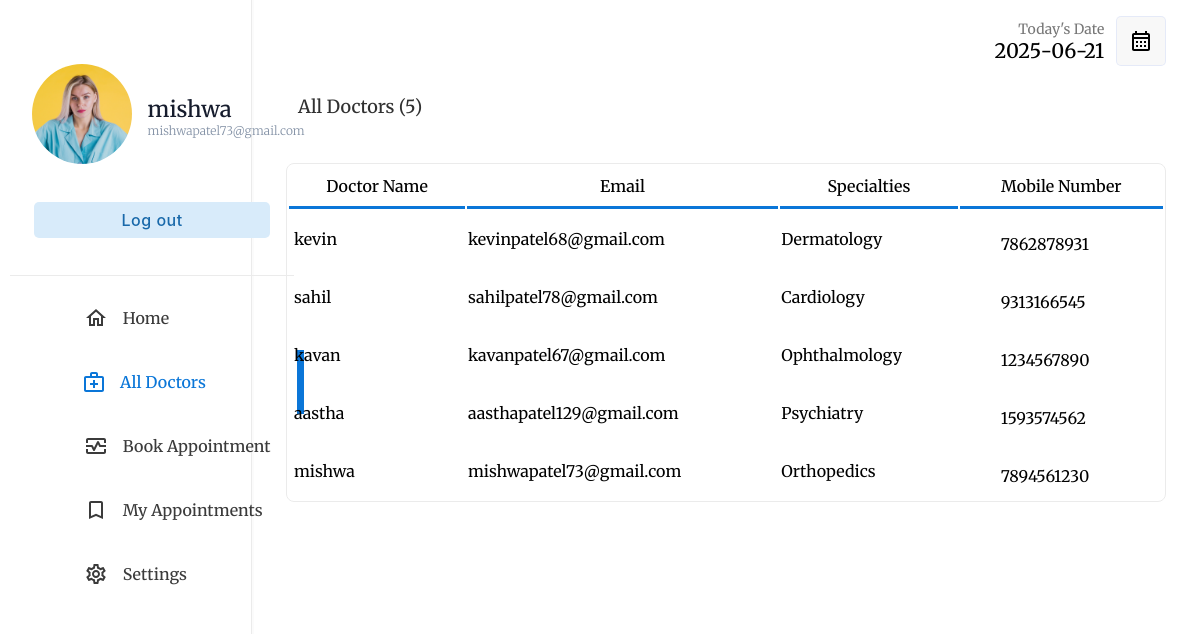
The page /php/patient/alldoctors.php (signed in) on the database its author committed.
### tables this page shows
CREATE TABLE IF NOT EXISTS `patient` (
  `PID` int NOT NULL AUTO_INCREMENT,
  `PPHOTO` longblob,
  `PNAME` varchar(35) NOT NULL,
  `PPASSWORD` varchar(20) NOT NULL,
  `PEMAIL` varchar(35) NOT NULL,
  `PGENDER` varchar(10) NOT NULL,
  `PNUMBER` varchar(10) NOT NULL,
  `PADDRESS` varchar(50) NOT NULL,
  `PBLOOD_GROUP` varchar(3) NOT NULL,
  `PDATE_OF_BIRTH` date NOT NULL,
  PRIMARY KEY (`PID`)
);

CREATE TABLE IF NOT EXISTS `doctor` (
  `DID` int NOT NULL AUTO_INCREMENT,
  `DPHOTO` longblob NOT NULL,
  `DNAME` varchar(35) NOT NULL,
  `DPASSWORD` varchar(20) NOT NULL,
  `DEMAIL` varchar(35) NOT NULL,
  `DGENDER` varchar(10) NOT NULL,
  `DNUMBER` varchar(10) NOT NULL,
  `DADDRESS` varchar(50) NOT NULL,
  `SID` int NOT NULL,
  `DDATE_OF_BIRTH` date NOT NULL,
  `DCONSULTATION_FEE` int NOT NULL,
  `DEXPERIENCE_YEARS` int NOT NULL,
  `DQUALIFICATION` varchar(50) NOT NULL,
  PRIMARY KEY (`DID`)
);

CREATE TABLE IF NOT EXISTS `specialization` (
  `SID` int NOT NULL AUTO_INCREMENT,
  `SPECIALIZATION` varchar(35) NOT NULL,
  PRIMARY KEY (`SID`)
);

### php/patient/alldoctors.php (the view, shortened to what this page needs)
<!DOCTYPE html>
<html lang="en">
<head>
    <link rel="stylesheet" type="text/css" href="../../css/patient/index.css">
</head>
<body>
    <?php
    if (isset($_SESSION["userid"])) {
        if (($_SESSION["userid"]) == "" or $_SESSION['usertype'] != 'PATIENT') {
            header("location: ../login.php");
        } else {
            $userid = $_SESSION["userid"];
        }
    } else {
        header("location: ../login.php");
    }
    include("../database_connection.php");
    $query = "SELECT * FROM patient WHERE PID='$userid'";
    $patient = $db->query($query);
    $patienttb = $patient->fetch_assoc();
    $q = "SELECT * FROM doctor";
    $doctor = $db->query($q);
    $today = date('Y-m-d');
    ?>
    <div class="container">
        <div class="menu">
            <table class="menu-container" border="0">
                <tr>
                    <td style="padding:10px" colspan="2">
                        <table border="0" class="profile-container">
                            <tr>
                                <td width="30%" style="padding-left:20px">
                                  <a href="photo.php">  <img src='../../assets/images/pimage/<?php echo $patienttb['PPHOTO']; ?>' width='100' style="border-radius:50%"></a>
                                </td>
                                <td style="padding:0px;margin:0px;">
                                    <p class="profile-title"><?php echo $patienttb['PNAME']; ?></p>
                                    <p class="profile-subtitle" style="font-size: 12px;"><?php echo $patienttb['PEMAIL'] ?></p>
                                </td>
                            </tr>
                            <tr>
                                <td colspan="2">
                                    <a href="../logout.php"><input type="button" value="Log out" class="logout-btn btn-primary-soft btn"></a>
                                </td>
                            </tr>
                        </table>
                    </td>
                </tr>
                <tr class="menu-row" >
                    <td class="menu-btn menu-icon-home " >
                        <a href="index.php" class="non-style-link-menu "><div><p class="menu-text">Home</p></a></div></a>
        <tr class="menu-row">
                    <td class="menu-btn menu-icon-doctor menu-active menu-icon-doctor-active">
                        <a href="alldoctors.php" class="non-style-link-menu non-style-link-menu-active"><div><p class="menu-text">All Doctors</p></a></div>
    <tr class="menu-row">
        <td class="menu-btn menu-icon-session">
            <a href="booking.php" class="non-style-link-menu">
                <div>
                    <p class="menu-text">Book Appointment</p>
                </div>
            </a>
        </td>
    </tr>
    <tr class="menu-row">
        <td class="menu-btn menu-icon-appoinment">
            <a href="myappointments.php" class="non-style-link-menu">
                <div>
                    <p class="menu-text">My Appointments</p>
            </a></div>
        </td>
    </tr>
    <tr class="menu-row">
        <td class="menu-btn menu-icon-settings">
            <a href="settings.php" class="non-style-link-menu">
                <div>
                    <p class="menu-text">Settings</p>
            </a></div>
        </td>
    </tr>
    <div class="dash-body" style="margin-top: 15px">
        <table border="0" width="100%" style=" border-spacing: 0;margin:0;padding:0;">
            <tr>
                <td width="25%">
                </td>
                <td>
                    </td>
                <td width="15%">
                    <p style="font-size: 14px;color: rgb(119, 119, 119);padding: 0;margin: 0;text-align: right;">
                        Today's Date
                    </p>
                    <p class="heading-sub12" style="padding: 0;margin: 0;">
                        <?php
                        echo $today;
                        ?>
                    </p>
                </td>
                <td width="10%">
                    <button class="btn-label" style="display: flex;justify-content: center;align-items: center;"><img src="../../assets/img/calendar.svg" width="100%"></button>
                </td>
            </tr>
            <tr>
                <td colspan="4" style="padding-top:10px;">
                    <p class="heading-main12" style="margin-left: 45px;font-size:18px;color:rgb(49, 49, 49)">All Doctors (<?php echo $doctor->num_rows; ?>)</p>
                </td>
            </tr>
            <tr>
                <td colspan="4">
                    <center>
                        <div class="abc scroll">
                            <table width="93%" class="sub-table scrolldown" border="0" style="margin-top: 25px;">
                                <thead>
                                    <tr>
                                        <th class="table-headin">
                                            Doctor Name
                                        </th>
                                        <th class="table-headin">
                                            Email
                                        </th>
                                        <th class="table-headin">
                                            Specialties
                                        </th>
                                        <th class="table-headin">
                                            Mobile Number
                                            </th>
                                    </tr>
                                </thead>
                                <tbody>
                                    <?php
                                    $result = $db->query($q);
                                    if ($result->num_rows == 0) {
                                        echo '<tr>
                                    <td colspan="4">
                                    <br><br><br><br>
                                    <center>
                                    <img src="../../assets/img/notfound.svg" width="25%">
                                    <br>
                                    <p class="heading-main12" style="margin-left: 45px;font-size:20px;color:rgb(49, 49, 49)">We  couldnt find anything related to your keywords !</p>
                                    <a class="non-style-link" href="alldoctors.php"><button  class="login-btn btn-primary-soft btn"  style="display: flex;justify-content: center;align-items: center;margin-left:20px;">&nbsp; Show all Doctors &nbsp;</font></button>
                                    </a>
                                    </center>
                                    <br><br><br><br>
                                    </td>
                                    </tr>';
                                    } else {
                                        for ($x = 0; $x < $result->num_rows; $x++) {
                                            $row = $result->fetch_assoc();
                                            $name = $row["DNAME"];
                                            $email = $row["DEMAIL"];
                                            $spe = $row["SID"];
                                            $number = $row['DNUMBER'];
                                            $spcil_res = $db->query("select * from specialization where SID='$spe'");
                                            $spcil_array = $spcil_res->fetch_assoc();
                                            $spcil_name = $spcil_array["SPECIALIZATION"];
                                            echo '<tr>
                                        <td> &nbsp;' .
                                                $name
                                                . '</td>
                                        <td>
                                        ' . $email . '
                                        </td>
                                        <td>
                                            ' . $spcil_name . '
                                        </td>
                                        <td>
                                        <div style="padding-left: 40px;padding-top: 12px;padding-bottom: 12px;margin-top: 10px;">
                                        ' . $number . '
                                        </div>
                                        </td>
                                    </tr>';
                                        }
                                    }
                                    ?>
                                </tbody>
                            </table>
                        </div>
                    </center>
                </td>
            </tr>
        </table>
    </div>
</body>
</html>

### css/patient/index.css (style rules this page uses)
:root { --primarycolor: #0A76D8; --primarycolorhover: #006dd3; --btnice:#D8EBFA; --btnnicetext:#1b62b3; }
body { font-family: "Merriweather", sans-serif; background-repeat: no-repeat; background-attachment: fixed; background-size: cover; height: 100%; }
html, body { height: 100%; margin: 0; }
a { color: #1977cc; text-decoration: none; }
.btn { cursor: pointer; padding: 8px 20px; outline: none; text-decoration: none; font-size: 15px; letter-spacing: 0.5px; transition: all 0.3s; border-radius: 5px; font-family: 'Inter', sans-serif; }
.btn-primary-soft { background-color: #D8EBFA ; color: #1969AA; font-weight: 500; font-size: 16px; border: none; }
.btn-label { margin-left: 10px; padding: 12px 12px; outline: none; text-decoration: none; font-size: 15px; letter-spacing: 0.5px; transition: all 0.3s; border-radius: 5px; background-color: #f0f0f073; border: 1px solid rgba(57,108,240,0.1) ; font-family: 'Inter', sans-serif; }
.sub-table { border: 1px solid #ebebeb; border-radius: 8px; }
.table-headin { font-size: 16px; font-weight: 500; padding: 10px; border-bottom: 3px solid var(--primarycolor); }
.abc { width: 100%; height: 550px; overflow: auto; }
.menu-btn { padding:6px; color: #3b3b3b; background-position: 30% 50%; background-repeat: no-repeat; transition: 0.5s; }
.menu-text { padding-left: 40%; font-weight: 500; font-size: 16px; }
.menu-active { color: var(--primarycolor); border-right: 7px solid var(--primarycolor); background-color: var(); }
.non-style-link-menu:link, .non-style-link-menu:visited, .non-style-link-menu:active { text-decoration: none; color: #3b3b3b; }
.non-style-link-menu-active:link, .non-style-link-menu-active:visited, .non-style-link-menu-active:active { text-decoration: none; color: var(--primarycolor); }
.menu-icon-doctor { background-image: url('../../assets/img/icons/doctors.svg'); }
.menu-icon-appoinment { background-image: url('../../assets/img/icons/book.svg'); }
.menu-icon-settings { background-image: url('../../assets/img/icons/settings.svg'); }
.menu-icon-session { background-image: url('../../assets/img/icons/session.svg'); }
.menu-icon-home { background-image: url('../../assets/img/icons/home.svg'); }
.menu-icon-doctor:hover,.menu-icon-doctor-active { color: var(--primarycolor); background-image: url('../../assets/img/icons/doctors-hover.svg'); }
.container { display: flex; flex-wrap: wrap; height: 100vh; }
.menu { border-right: 1.5px solid rgb(235, 235, 235); width: 21%; height: 100vh; box-shadow: 0 0px 0px 2px rgba(240, 240, 240, 0.3); }
.dash-body { width: 79%; height: 100vh; }
.menu-container { width: 100%; border-spacing: 0; }
.profile-title { font-weight: 500; color: #161c2d; font-size: 22px; margin: 0; text-align: left; padding-left: 8%; }
.profile-subtitle { font-weight: 300; color: #8492a6; font-size: 15px; margin: 0; text-align: left; padding-left: 8%; }
.logout-btn { margin-top: 30px; width: 85%; }
.profile-container { border-bottom: 1.5px solid rgb(235, 235, 235); padding-top: 18%; padding-bottom: 12%; text-align: center; }
.heading-main12 { font-weight: 500; font-size: 25px; }
.heading-sub12 { font-weight: 500; font-size: 20px; text-align: right; }

### rows shown on the page
patient: PPHOTO (picture), PNAME "mishwa", PEMAIL "mishwapatel73@gmail.com"
doctor: DNAME "kevin", DEMAIL "kevinpatel68@gmail.com", SID.SPECIALIZATION "Dermatology", DNUMBER "7862878931"
doctor: DNAME "sahil", DEMAIL "sahilpatel78@gmail.com", SID.SPECIALIZATION "Cardiology", DNUMBER "9313166545"
doctor: DNAME "kavan", DEMAIL "kavanpatel67@gmail.com", SID.SPECIALIZATION "Ophthalmology", DNUMBER "1234567890"
doctor: DNAME "aastha", DEMAIL "aasthapatel129@gmail.com", SID.SPECIALIZATION "Psychiatry", DNUMBER "1593574562"
doctor: DNAME "mishwa", DEMAIL "mishwapatel73@gmail.com", SID.SPECIALIZATION "Orthopedics", DNUMBER "7894561230"

### other values the page prints
$doctor->num_rows "5"
